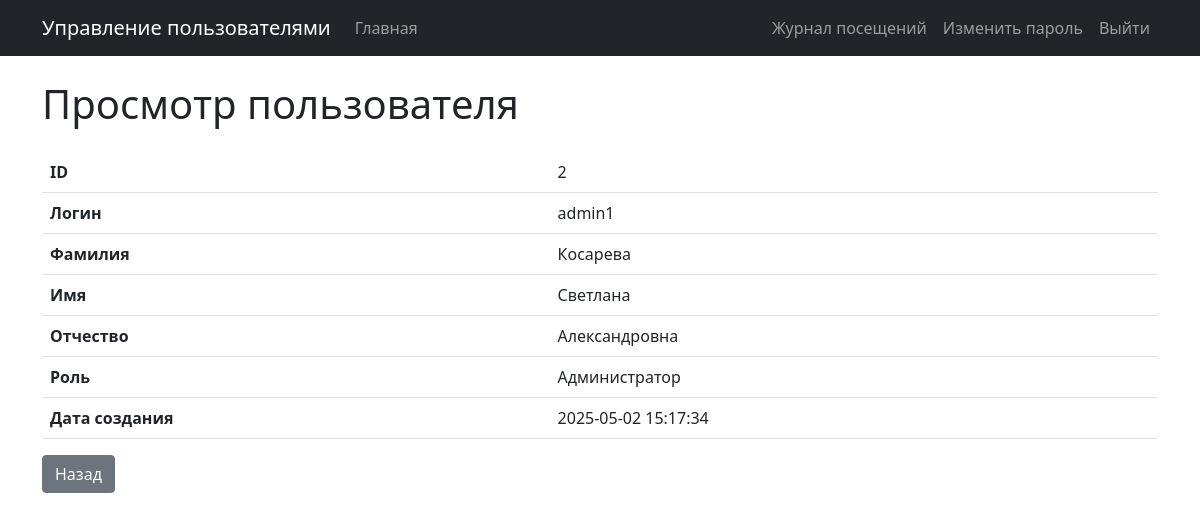
The app's page /users/2 (signed in) with its own data.
### tables this page shows
CREATE TABLE users (
            id INTEGER PRIMARY KEY AUTOINCREMENT,
            login TEXT NOT NULL UNIQUE,
            password_hash TEXT NOT NULL,
            last_name TEXT,
            first_name TEXT NOT NULL,
            middle_name TEXT,
            role_id INTEGER,
            created_at TIMESTAMP DEFAULT CURRENT_TIMESTAMP,
            FOREIGN KEY (role_id) REFERENCES roles(id)
        );

CREATE TABLE roles (
            id INTEGER PRIMARY KEY AUTOINCREMENT,
            name TEXT NOT NULL,
            description TEXT
        );

### lab1_template/app/app.py (the view)
@app.route("/users/<int:user_id>")
@login_required
def view_user(user_id):
    db = get_db()
    user = db.execute(
        """
        SELECT u.id, u.login, u.first_name, u.last_name, u.middle_name, u.created_at, r.name as role_name
        FROM users u
        LEFT JOIN roles r ON u.role_id = r.id
        WHERE u.id = ?
    """,
        (user_id,),
    ).fetchone()
    if not user:
        flash("Пользователь не найден", "danger")
        return redirect(url_for("index"))
    return render_template("view_user.html", user=user)

### lab1_template/app/app.py (called while the page is built)
def get_db():
    conn = sqlite3.connect(app.config["DATABASE"])
    conn.row_factory = sqlite3.Row
    return conn

@app.before_request
def log_visit():
    if request.path.startswith("/static/"):
        return
    db = get_db()
    user_id = current_user.id if current_user.is_authenticated else None
    db.execute(
        """
    INSERT INTO visit_logs (path, user_id)
    VALUES (?, ?)
    """,
        (request.path, user_id),
    )
    db.commit()

@login_manager.user_loader
def load_user(user_id):
    db = get_db()
    user_data = db.execute(
        """
    SELECT id, login, password_hash, first_name, last_name, middle_name, role_id, created_at
    FROM users WHERE id = ?
    """,
        (user_id,),
    ).fetchone()
    if user_data:
        return User(
            user_id=user_data["id"],
            login=user_data["login"],
            password_hash=user_data["password_hash"],
            first_name=user_data["first_name"],
            last_name=user_data["last_name"],
            middle_name=user_data["middle_name"],
            role_id=user_data["role_id"],
            created_at=user_data["created_at"],
        )
    return None

    def get_role_name(self):
        db = get_db()
        role = db.execute(
            "SELECT name FROM roles WHERE id = ?", (self.role_id,)
        ).fetchone()
        return role["name"] if role else None

### lab1_template/app/templates/view_user.html
{% extends 'base.html' %}
{% block content %}
<h1 class="mb-4">Просмотр пользователя</h1>
<table class="table">
  <tr>
    <th>ID</th>
    <td>{{ user['id'] }}</td>
  </tr>
  <tr>
    <th>Логин</th>
    <td>{{ user['login'] }}</td>
  </tr>
  <tr>
    <th>Фамилия</th>
    <td>{{ user['last_name'] or '' }}</td>
  </tr>
  <tr>
    <th>Имя</th>
    <td>{{ user['first_name'] }}</td>
  </tr>
  <tr>
    <th>Отчество</th>
    <td>{{ user['middle_name'] or '' }}</td>
  </tr>
  <tr>
    <th>Роль</th>
    <td>{{ user['role_name'] or '' }}</td>
  </tr>
  <tr>
    <th>Дата создания</th>
    <td>{{ user['created_at'] }}</td>
  </tr>
</table>
<a href="{{ url_for('index') }}" class="btn btn-secondary">Назад</a>
{% endblock %}

### records on screen
users: id "2", login "admin1", last_name "Косарева", first_name "Светлана", middle_name "Александровна", created_at "2025-05-02 15:17:34"
roles: name "Администратор"
